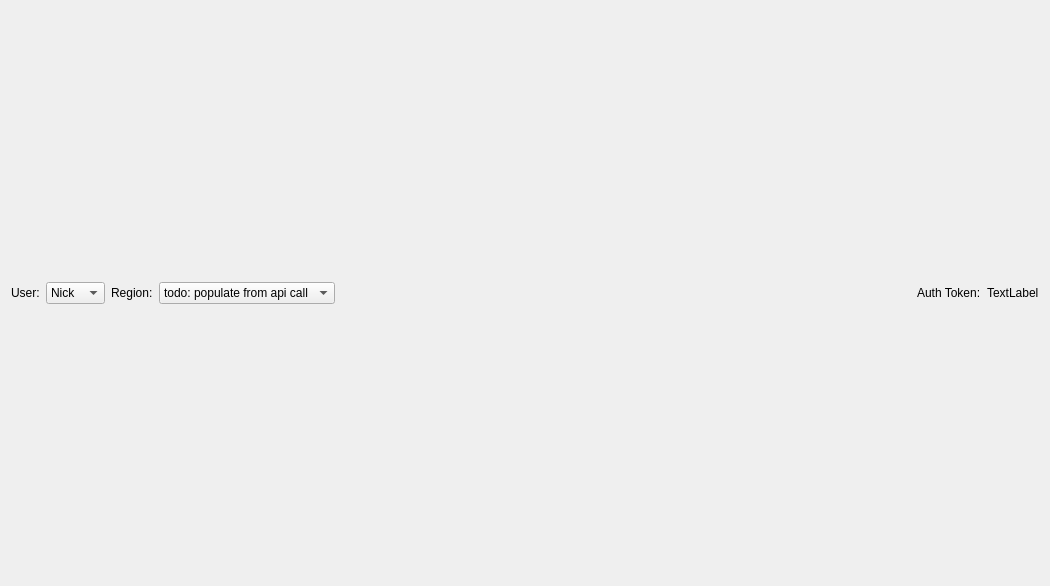
<?xml version="1.0" encoding="UTF-8"?>
<ui version="4.0">
 <class>Form</class>
 <widget class="QWidget" name="Form">
  <property name="geometry">
   <rect>
    <x>0</x>
    <y>0</y>
    <width>1050</width>
    <height>586</height>
   </rect>
  </property>
  <property name="windowTitle">
   <string>Form</string>
  </property>
  <layout class="QHBoxLayout" name="horizontalLayout">
   <item>
    <widget class="QLabel" name="label">
     <property name="text">
      <string>User:</string>
     </property>
    </widget>
   </item>
   <item>
    <widget class="QComboBox" name="comboBox_2">
     <item>
      <property name="text">
       <string>Nick</string>
      </property>
     </item>
     <item>
      <property name="text">
       <string>Chris</string>
      </property>
     </item>
    </widget>
   </item>
   <item>
    <widget class="QLabel" name="label_3">
     <property name="text">
      <string>Region:</string>
     </property>
    </widget>
   </item>
   <item>
    <widget class="QComboBox" name="comboBox">
	 <item><property name="text"><string>todo: populate from api call</string></property></item>
	 <item><property name="text"><string>us-east-1</string></property></item>
	 <item><property name="text"><string>us-east-2</string></property></item>
	 <item><property name="text"><string>us-west-1</string></property></item>
	 <item><property name="text"><string>us-west-2</string></property></item>
	 <item><property name="text"><string>af-south-1</string></property></item>
	 <item><property name="text"><string>ap-east-1</string></property></item>
	 <item><property name="text"><string>ap-south-2</string></property></item>
	 <item><property name="text"><string>ap-southeast-3</string></property></item>
	 <item><property name="text"><string>ap-southeast-5</string></property></item>
	 <item><property name="text"><string>ap-southeast-4</string></property></item>
	 <item><property name="text"><string>ap-south-1</string></property></item>
	 <item><property name="text"><string>ap-southeast-6</string></property></item>
	 <item><property name="text"><string>ap-northeast-3</string></property></item>
	 <item><property name="text"><string>ap-northeast-2</string></property></item>
	 <item><property name="text"><string>ap-southeast-1</string></property></item>
	 <item><property name="text"><string>ap-southeast-2</string></property></item>
	 <item><property name="text"><string>ap-east-2</string></property></item>
	 <item><property name="text"><string>ap-southeast-7</string></property></item>
	 <item><property name="text"><string>ap-northeast-1</string></property></item>
	 <item><property name="text"><string>ca-central-1</string></property></item>
	 <item><property name="text"><string>ca-west-1</string></property></item>
	 <item><property name="text"><string>eu-central-1</string></property></item>
	 <item><property name="text"><string>eu-west-1</string></property></item>
	 <item><property name="text"><string>eu-west-2</string></property></item>
	 <item><property name="text"><string>eu-south-1</string></property></item>
	 <item><property name="text"><string>eu-west-3</string></property></item>
	 <item><property name="text"><string>eu-south-2</string></property></item>
	 <item><property name="text"><string>eu-north-1</string></property></item>
	 <item><property name="text"><string>eu-central-2</string></property></item>
	 <item><property name="text"><string>il-central-1</string></property></item>
	 <item><property name="text"><string>mx-central-1</string></property></item>
	 <item><property name="text"><string>me-south-1</string></property></item>
	 <item><property name="text"><string>me-central-1</string></property></item>
	 <item><property name="text"><string>sa-east-1</string></property></item>
    </widget>
   </item>
   <item>
    <spacer name="horizontalSpacer">
     <property name="orientation">
      <enum>Qt::Orientation::Horizontal</enum>
     </property>
     <property name="sizeHint" stdset="0">
      <size>
       <width>677</width>
       <height>20</height>
      </size>
     </property>
    </spacer>
   </item>
   <item>
    <widget class="QLabel" name="label_2">
     <property name="text">
      <string>Auth Token:</string>
     </property>
    </widget>
   </item>
   <item>
    <widget class="QLabel" name="auth_token_label">
     <property name="text">
      <string>TextLabel</string>
     </property>
    </widget>
   </item>
  </layout>
 </widget>
 <resources/>
 <connections/>
</ui>
